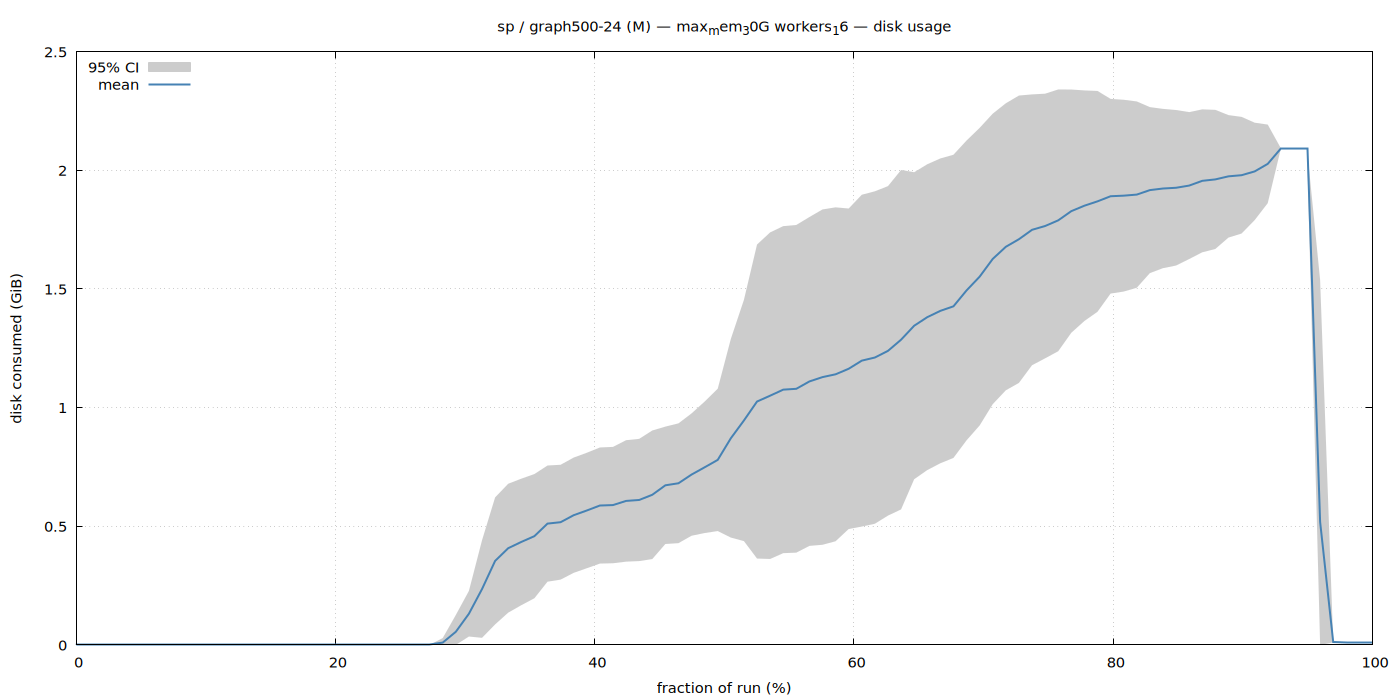

Here is the gnuplot script that generated this plot:
set terminal pngcairo size 1400,700 enhanced font 'Sans,11'
set output '/home/ubuntu/nvm/gfrs/sp/M/graph500-24/max_mem_30G_workers_16/disk.png'
set title "sp / graph500-24 (M) — max_mem_30G workers_16 — disk usage"
set xlabel 'fraction of run (%)'
set ylabel 'disk consumed (GiB)'
set grid
set key top left
set yrange [0:*]
plot '/home/ubuntu/nvm/gfrs/sp/M/graph500-24/max_mem_30G_workers_16/disk.dat' using 1:3:4 with filledcurves lc rgb '#cccccc' title '95% CI', \
     '' using 1:2 with lines lw 2 lc rgb '#4682b4' title 'mean'
